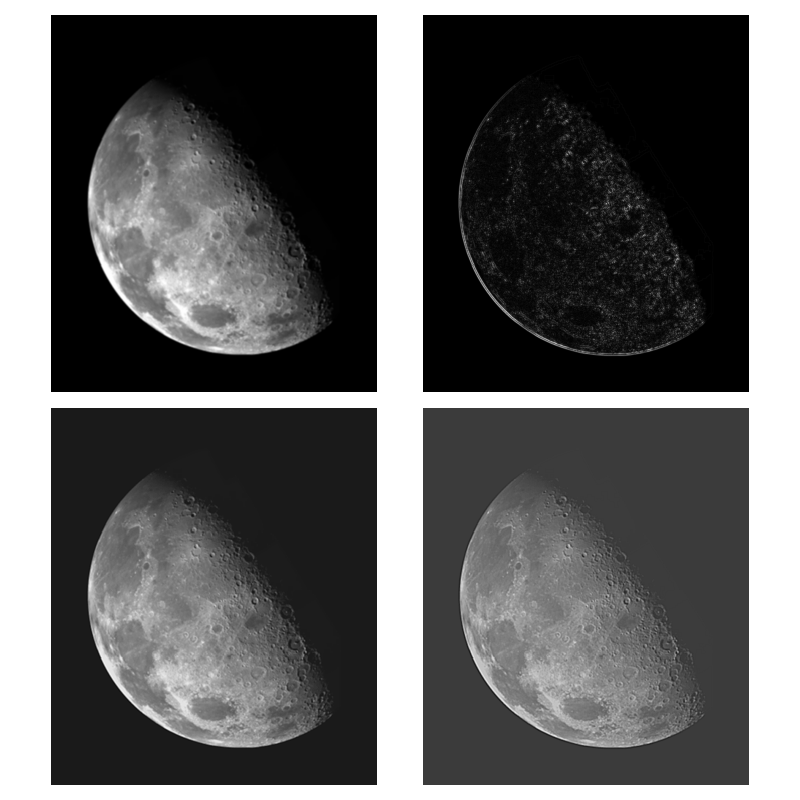

Write Python code to recreate this figure.
import numpy as np
import matplotlib.pyplot as plt
from skimage.io import imread
from skimage.util import img_as_float
from scipy.ndimage import correlate
from libDIP.intScaling4e import intScaling4e
from libDIPUM.data_path import dip_data

# Data
f = imread(dip_data('blurry-moon.tif'))
if f.ndim == 3:
    f = f[:, :, 0]
f = img_as_float(f)

# Convolution kernels
w4 = np.array([[0, 1, 0],
               [1, -4, 1],
               [0, 1, 0]], dtype=float)
w8 = np.array([[1, 1, 1],
               [1, -8, 1],
               [1, 1, 1]], dtype=float)

# Spatial filtering (MATLAB imfilter default: zero padding)
lap4 = correlate(f, w4, mode='constant', cval=0.0)
lap4s = intScaling4e(lap4)

lap8 = correlate(f, w8, mode='constant', cval=0.0)

# Enhanced images
g4 = f - lap4
g8 = f - lap8

# Display figure 1
fig1 = plt.figure(figsize=(8, 8))
plt.subplot(2, 2, 1)
plt.imshow(f, cmap='gray')
plt.axis('off')

plt.subplot(2, 2, 2)
plt.imshow(np.abs(lap4), cmap='gray')
plt.axis('off')

plt.subplot(2, 2, 3)
plt.imshow(g4, cmap='gray')
plt.axis('off')

plt.subplot(2, 2, 4)
plt.imshow(g8, cmap='gray')
plt.axis('off')

plt.tight_layout()
fig1.savefig('Figure352.png')
print('Saved Figure352.png')

# Display figure 2
fig2 = plt.figure(figsize=(6, 6))
plt.imshow(lap4s, cmap='gray')
plt.axis('off')
plt.tight_layout()
fig2.savefig('Figure353.png')
print('Saved Figure353.png')

plt.show()
